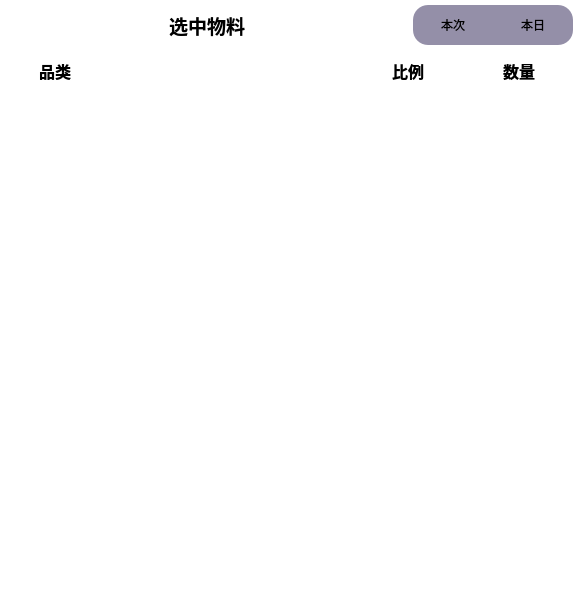
<?xml version="1.0" encoding="UTF-8"?>
<ui version="4.0">
 <class>TableForm</class>
 <widget class="QWidget" name="TableForm">
  <property name="geometry">
   <rect>
    <x>0</x>
    <y>0</y>
    <width>574</width>
    <height>612</height>
   </rect>
  </property>
  <property name="windowTitle">
   <string>Form</string>
  </property>
  <property name="styleSheet">
   <string notr="true">background-color: transparent;</string>
  </property>
  <layout class="QVBoxLayout" name="verticalLayout">
   <property name="spacing">
    <number>1</number>
   </property>
   <property name="leftMargin">
    <number>0</number>
   </property>
   <property name="topMargin">
    <number>0</number>
   </property>
   <property name="rightMargin">
    <number>0</number>
   </property>
   <property name="bottomMargin">
    <number>0</number>
   </property>
   <item>
    <widget class="QFrame" name="frame">
     <property name="maximumSize">
      <size>
       <width>16777215</width>
       <height>50</height>
      </size>
     </property>
     <property name="frameShape">
      <enum>QFrame::Shape::StyledPanel</enum>
     </property>
     <property name="frameShadow">
      <enum>QFrame::Shadow::Raised</enum>
     </property>
     <layout class="QHBoxLayout" name="horizontalLayout">
      <property name="spacing">
       <number>0</number>
      </property>
      <property name="sizeConstraint">
       <enum>QLayout::SizeConstraint::SetDefaultConstraint</enum>
      </property>
      <property name="leftMargin">
       <number>0</number>
      </property>
      <property name="topMargin">
       <number>0</number>
      </property>
      <property name="rightMargin">
       <number>0</number>
      </property>
      <property name="bottomMargin">
       <number>0</number>
      </property>
      <item>
       <widget class="QLabel" name="Tital_Label">
        <property name="sizePolicy">
         <sizepolicy hsizetype="Preferred" vsizetype="Preferred">
          <horstretch>0</horstretch>
          <verstretch>0</verstretch>
         </sizepolicy>
        </property>
        <property name="minimumSize">
         <size>
          <width>300</width>
          <height>20</height>
         </size>
        </property>
        <property name="maximumSize">
         <size>
          <width>16777215</width>
          <height>40</height>
         </size>
        </property>
        <property name="font">
         <font>
          <pointsize>14</pointsize>
          <bold>true</bold>
         </font>
        </property>
        <property name="styleSheet">
         <string notr="true">background-color: rgba(255, 255, 255, 0);</string>
        </property>
        <property name="text">
         <string>选中物料</string>
        </property>
        <property name="alignment">
         <set>Qt::AlignmentFlag::AlignCenter</set>
        </property>
       </widget>
      </item>
      <item>
       <widget class="QPushButton" name="pushButton">
        <property name="sizePolicy">
         <sizepolicy hsizetype="Preferred" vsizetype="Preferred">
          <horstretch>0</horstretch>
          <verstretch>0</verstretch>
         </sizepolicy>
        </property>
        <property name="minimumSize">
         <size>
          <width>60</width>
          <height>30</height>
         </size>
        </property>
        <property name="maximumSize">
         <size>
          <width>80</width>
          <height>40</height>
         </size>
        </property>
        <property name="styleSheet">
         <string notr="true">QPushButton {
    background-color: rgba(27, 16, 71,120);
    border-top-left-radius: 15px;
	border-bottom-left-radius: 15px;
    padding: 8px 16px;
}
QPushButton:checked {
    /*background-color: #4caf50;*/
	
	background-color: rgba(27, 16, 71,255);
    color: white;
}</string>
        </property>
        <property name="text">
         <string>本次</string>
        </property>
       </widget>
      </item>
      <item>
       <widget class="QPushButton" name="pushButton_2">
        <property name="sizePolicy">
         <sizepolicy hsizetype="Preferred" vsizetype="Preferred">
          <horstretch>0</horstretch>
          <verstretch>0</verstretch>
         </sizepolicy>
        </property>
        <property name="minimumSize">
         <size>
          <width>60</width>
          <height>30</height>
         </size>
        </property>
        <property name="maximumSize">
         <size>
          <width>80</width>
          <height>40</height>
         </size>
        </property>
        <property name="styleSheet">
         <string notr="true">QPushButton {
    background-color: rgba(27, 16, 71,120);
    border-top-right-radius: 15px;
	border-bottom-right-radius: 15px;
    padding: 8px 16px;
}
QPushButton:checked {
    /*background-color: #4caf50;*/
	
	background-color: rgba(27, 16, 71,255);
    color: white;
}</string>
        </property>
        <property name="text">
         <string>本日</string>
        </property>
       </widget>
      </item>
     </layout>
    </widget>
   </item>
   <item>
    <layout class="QGridLayout" name="gridLayout">
     <item row="0" column="5">
      <widget class="QLabel" name="label_3">
       <property name="minimumSize">
        <size>
         <width>110</width>
         <height>30</height>
        </size>
       </property>
       <property name="maximumSize">
        <size>
         <width>110</width>
         <height>40</height>
        </size>
       </property>
       <property name="font">
        <font>
         <pointsize>12</pointsize>
         <bold>true</bold>
        </font>
       </property>
       <property name="styleSheet">
        <string notr="true">#QLabel{
	
	color: rgb(255, 255, 255);
}</string>
       </property>
       <property name="text">
        <string>比例</string>
       </property>
       <property name="alignment">
        <set>Qt::AlignmentFlag::AlignCenter</set>
       </property>
      </widget>
     </item>
     <item row="0" column="4">
      <widget class="QLabel" name="label_2">
       <property name="minimumSize">
        <size>
         <width>0</width>
         <height>30</height>
        </size>
       </property>
       <property name="maximumSize">
        <size>
         <width>16777215</width>
         <height>40</height>
        </size>
       </property>
       <property name="font">
        <font>
         <pointsize>12</pointsize>
         <bold>true</bold>
        </font>
       </property>
       <property name="styleSheet">
        <string notr="true">#QLabel{
	
	color: rgb(255, 255, 255);
}</string>
       </property>
       <property name="text">
        <string/>
       </property>
       <property name="alignment">
        <set>Qt::AlignmentFlag::AlignCenter</set>
       </property>
      </widget>
     </item>
     <item row="0" column="3">
      <widget class="QLabel" name="label">
       <property name="minimumSize">
        <size>
         <width>110</width>
         <height>30</height>
        </size>
       </property>
       <property name="maximumSize">
        <size>
         <width>110</width>
         <height>40</height>
        </size>
       </property>
       <property name="font">
        <font>
         <pointsize>12</pointsize>
         <bold>true</bold>
        </font>
       </property>
       <property name="styleSheet">
        <string notr="true">#QLabel{
	
	color: rgb(255, 255, 255);
}</string>
       </property>
       <property name="text">
        <string>品类</string>
       </property>
       <property name="alignment">
        <set>Qt::AlignmentFlag::AlignCenter</set>
       </property>
      </widget>
     </item>
     <item row="0" column="6">
      <widget class="QLabel" name="label_4">
       <property name="minimumSize">
        <size>
         <width>110</width>
         <height>30</height>
        </size>
       </property>
       <property name="maximumSize">
        <size>
         <width>110</width>
         <height>40</height>
        </size>
       </property>
       <property name="font">
        <font>
         <pointsize>12</pointsize>
         <bold>true</bold>
        </font>
       </property>
       <property name="styleSheet">
        <string notr="true">#QLabel{
	
	color: rgb(255, 255, 255);
}</string>
       </property>
       <property name="text">
        <string>数量</string>
       </property>
       <property name="alignment">
        <set>Qt::AlignmentFlag::AlignCenter</set>
       </property>
      </widget>
     </item>
    </layout>
   </item>
   <item>
    <widget class="QScrollArea" name="scrollArea">
     <property name="sizePolicy">
      <sizepolicy hsizetype="Preferred" vsizetype="Preferred">
       <horstretch>0</horstretch>
       <verstretch>0</verstretch>
      </sizepolicy>
     </property>
     <property name="styleSheet">
      <string notr="true">QScrollBar{
	
	background-color: rgba(255, 255, 255, 30);
}
/* 垂直滚动条整体背景 */
QScrollBar:vertical {
     /* background: #2c2c2c;         背景色 */
	background-color: rgba(64, 64, 64, 0);
    width: 6px;                  /* 滚动条宽度 */
    margin: 0px;
    border-radius: 3px;           /* 整体圆角 */
}

/* 垂直滚动条的滑块 */
QScrollBar::handle:vertical {
    background: rgba(64, 64, 64, 150);          /* 滑块颜色 */
    min-height: 20px;             /* 滑块最小高度 */
    border-radius:3px;           /* 滑块圆角 */
}

/* 鼠标悬停时的滑块 */
QScrollBar::handle:vertical:hover {
    background: rgba(84, 84, 84, 150);          /* 悬停颜色 */
}

/* 滑块按下时的样式 */
QScrollBar::handle:vertical:pressed {
    background: #a0a0a0;
}

/* 去掉上下箭头按钮（如果需要） */
QScrollBar::add-line:vertical, QScrollBar::sub-line:vertical {
    background: none;
    border: none;
    height: 0px;
    width: 0px;
}

/* 去掉上下箭头按钮的占位空间 */
QScrollBar::add-page:vertical, QScrollBar::sub-page:vertical {
    background: none;
}

/* 水平滚动条类似 */
QScrollBar:horizontal {
    background: rgba(64, 64, 64, 0);
    height: 6px;
    margin: 0px;
    border-radius: 3px;
}
QScrollBar::handle:horizontal {
    background: rgba(64, 64, 64, 150);
    min-width: 20px;
    border-radius: 3px;
}
QScrollBar::handle:horizontal:hover {
    background:  rgba(84, 84, 84, 150);
}
QScrollBar::add-line:horizontal, QScrollBar::sub-line:horizontal {
    height: 0px;
    width: 0px;
}</string>
     </property>
     <property name="widgetResizable">
      <bool>true</bool>
     </property>
     <widget class="QWidget" name="scrollAreaWidgetContents">
      <property name="geometry">
       <rect>
        <x>0</x>
        <y>0</y>
        <width>572</width>
        <height>278</height>
       </rect>
      </property>
      <property name="styleSheet">
       <string notr="true"/>
      </property>
      <layout class="QVBoxLayout" name="verticalLayout_2">
       <property name="leftMargin">
        <number>0</number>
       </property>
       <property name="topMargin">
        <number>0</number>
       </property>
       <property name="rightMargin">
        <number>0</number>
       </property>
       <property name="bottomMargin">
        <number>0</number>
       </property>
       <item>
        <layout class="QGridLayout" name="TabelDataLayout">
         <property name="spacing">
          <number>7</number>
         </property>
        </layout>
       </item>
      </layout>
     </widget>
    </widget>
   </item>
  </layout>
 </widget>
 <resources/>
 <connections/>
</ui>
